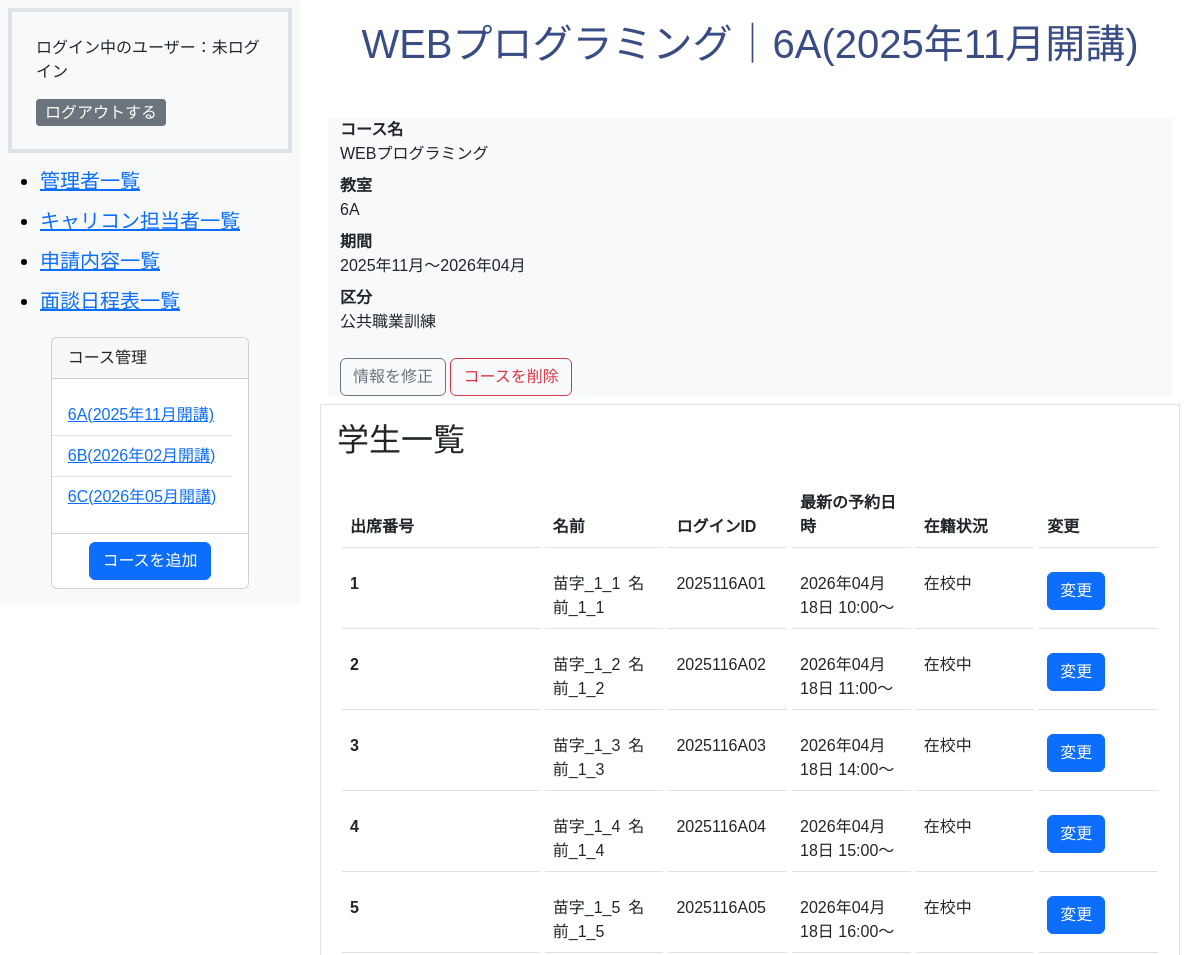
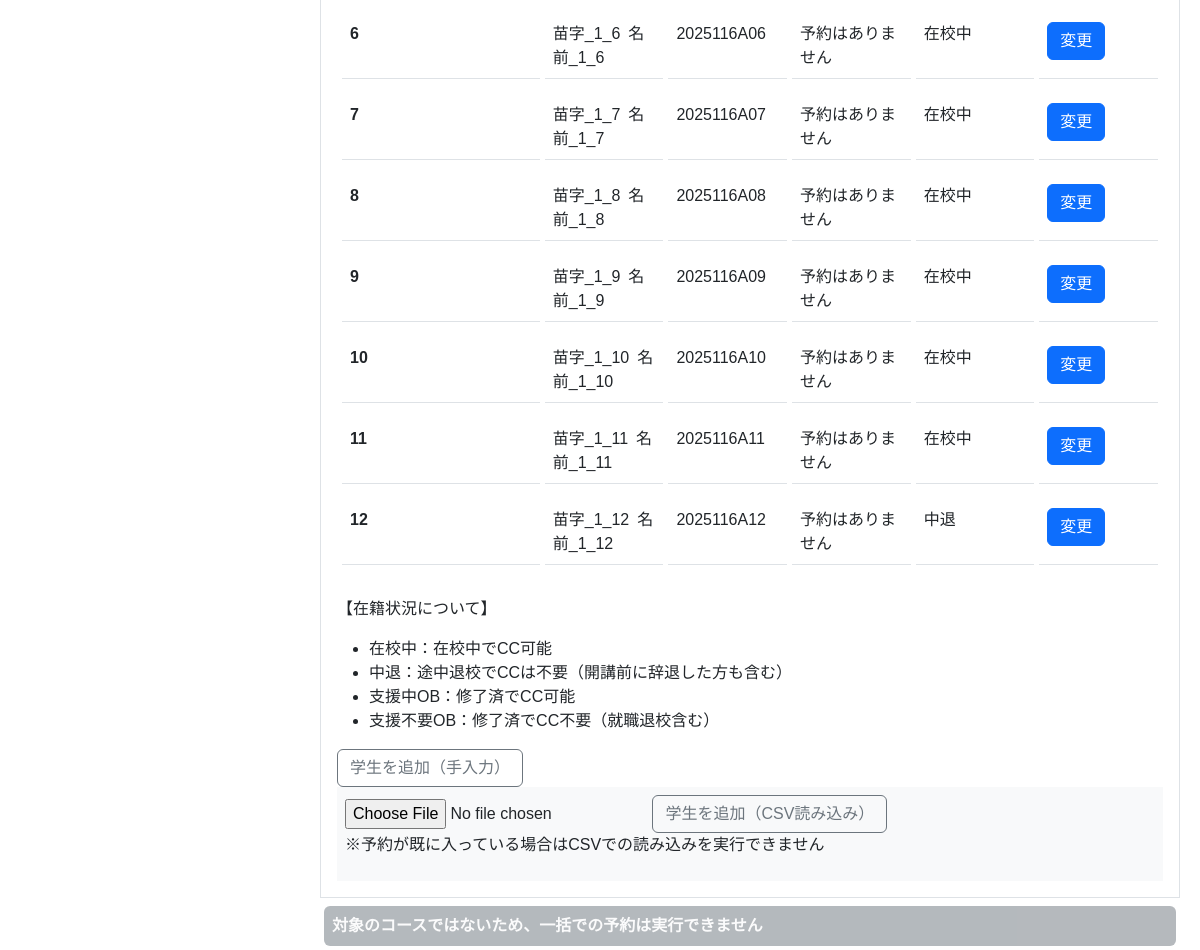
/admin/student.php?course_id=1, run on an earlier commit of the app's database (2 pictures, top to bottom).
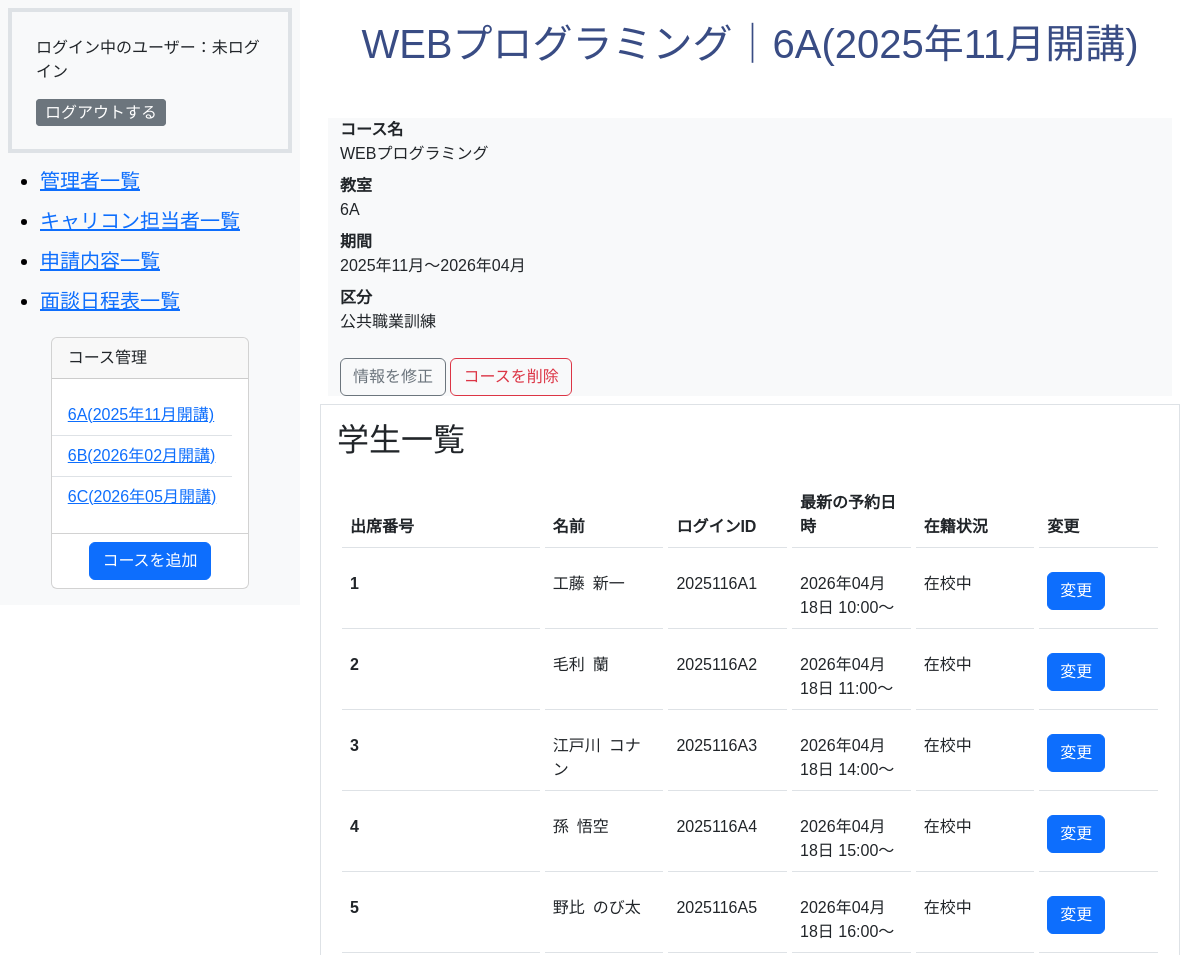
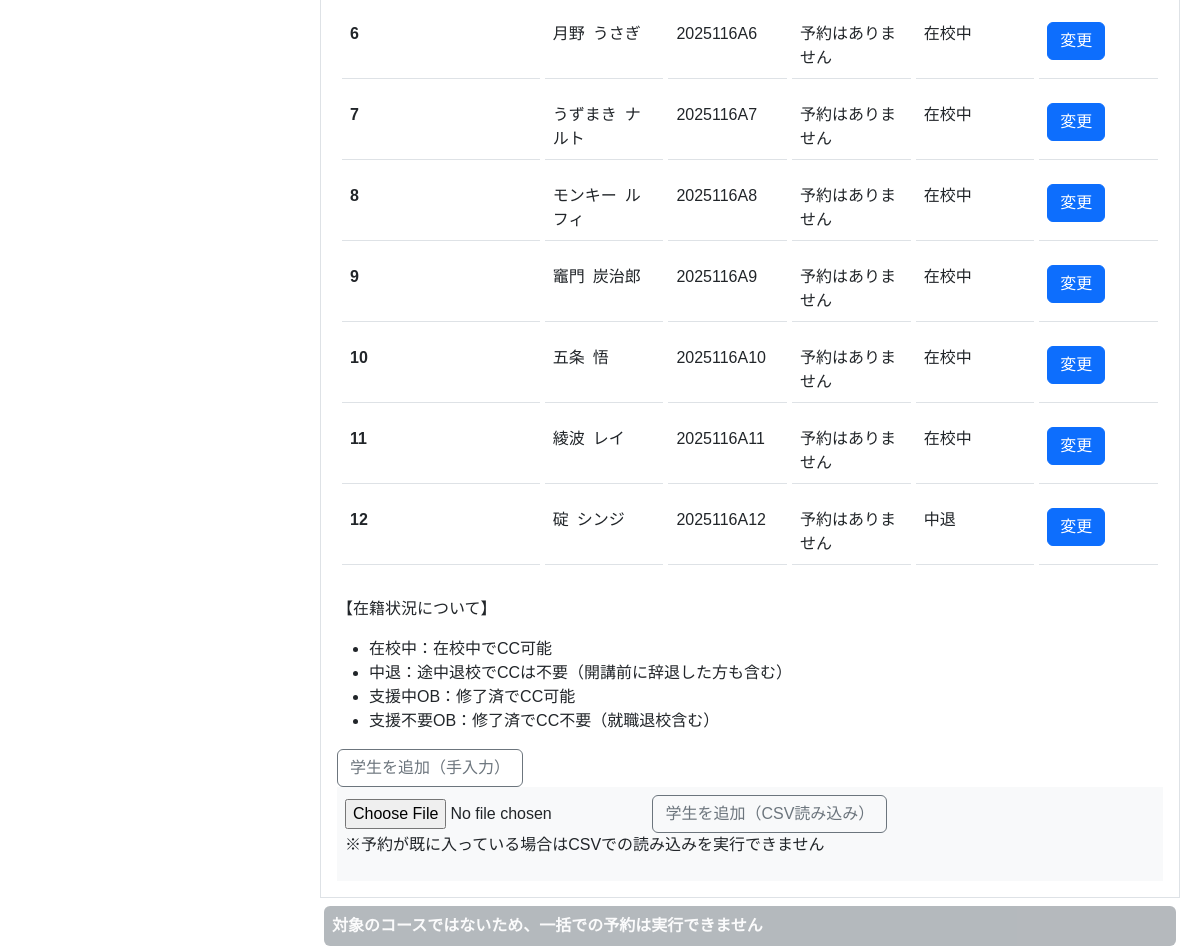
And on a later commit of the database (2 pictures, top to bottom).
### tables this page shows
CREATE TABLE `m_courses` (
  `id` int(11) NOT NULL,
  `name` varchar(255) NOT NULL,
  `start_date` date NOT NULL,
  `end_date` date NOT NULL,
  `course_type` int(11) NOT NULL,
  `classroom_id` int(11) NOT NULL,
  `is_deleted` tinyint(1) NOT NULL DEFAULT 0,
  `created_at` datetime NOT NULL DEFAULT current_timestamp(),
  `updated_at` datetime NOT NULL DEFAULT current_timestamp() ON UPDATE current_timestamp()
);

CREATE TABLE `m_classrooms` (
  `id` int(11) NOT NULL,
  `name` varchar(255) NOT NULL,
  `created_at` datetime NOT NULL DEFAULT current_timestamp(),
  `updated_at` datetime NOT NULL DEFAULT current_timestamp() ON UPDATE current_timestamp()
);

CREATE TABLE `m_students` (
  `id` int(11) NOT NULL,
  `student_no` int(11) NOT NULL,
  `last_name` varchar(255) NOT NULL,
  `first_name` varchar(255) NOT NULL,
  `login_id` varchar(255) NOT NULL,
  `password` varchar(255) NOT NULL,
  `course_id` int(11) NOT NULL,
  `enrollment_id` int(11) NOT NULL,
  `is_deleted` tinyint(1) NOT NULL DEFAULT 0,
  `created_at` datetime NOT NULL DEFAULT current_timestamp(),
  `updated_at` datetime NOT NULL DEFAULT current_timestamp() ON UPDATE current_timestamp()
);

### includes/functions.php (called while the page is built, shortened)
<?php
function db_connect()
{
    try {
        $dsn = 'mysql:dbname=' . DB_NAME . ';host=' . DB_HOST . ';charset=utf8mb4';
        $db = new PDO($dsn, DB_USER, DB_PASS);
        $db->setAttribute(PDO::ATTR_ERRMODE, PDO::ERRMODE_EXCEPTION);
        $db->setAttribute(PDO::ATTR_EMULATE_PREPARES, false);
        $db->setAttribute(PDO::ATTR_DEFAULT_FETCH_MODE, PDO::FETCH_ASSOC);
        return $db;
    } catch (PDOException $e) {
        exit('DB接続エラー: ' . $e->getMessage());
    }
}
function h($string)
{
    return htmlspecialchars($string, ENT_QUOTES, 'UTF-8');
}
function format_date($datetime, $type)
{
    $format_types = [
        1 => 'Y年m月d日 H:i:s',
        2 => 'Y年m月',
        3 => 'm月d日',
        4 => 'Y年m月d日',
        5 => 'Y',
        6 => 'm',
    ];
    return date($format_types[$type], strtotime($datetime));
}
function get_classrooms_list()
{
    $room = array();
    try {
        $db = db_connect();
        $sql = 'SELECT * FROM m_classrooms';
        $stmt = $db->prepare($sql);
        $stmt->execute();
        $result = $stmt->fetchAll(PDO::FETCH_ASSOC);
        foreach ($result as $row) {
            $room[$row['id']] = $row['name'];
        }
        return $room;
    } catch (PDOException $e) {
        exit('エラー: ' . $e->getMessage());
    }
}
function get_enrollments_list()
{
    $enrollments_types = array();
    try {
        $db = db_connect();
        $sql = 'SELECT * FROM m_enrollments';
        $stmt = $db->prepare($sql);
        $stmt->execute();
        $result = $stmt->fetchAll(PDO::FETCH_ASSOC);
        foreach ($result as $row) {
            $enrollments_types[$row['id']] = $row['name'];
        }
        return $enrollments_types;
    } catch (PDOException $e) {
        exit('エラー: ' . $e->getMessage());
    }
}
function get_slot_list()
{
    $slot_time = [
        0 => '10:00～',
        1 => '11:00～',
        2 => '12:00～',
        3 => '14:00～',
        4 => '15:00～',
        5 => '16:00～',
    ];
    return $slot_time;
}

### admin/student.php (the view, shortened to what this page needs)
<?php
require_once __DIR__ . '/../includes/functions.php';
$db = db_connect();
$course_id = htmlspecialchars($_GET['course_id']);
try {
    $sql = 'SELECT * FROM m_courses WHERE m_courses.id  = :course_id AND m_courses.is_deleted = 0';
    $stmt = $db->prepare($sql);
    $stmt->bindParam(':course_id', $course_id, PDO::PARAM_INT);
    $stmt->execute();
    $result = $stmt->fetch(PDO::FETCH_ASSOC);
    $sql = 'SELECT * FROM m_students WHERE m_students.course_id  = :course_id AND m_students.is_deleted = 0';
    $stmt = $db->prepare($sql);
    $stmt->bindParam(':course_id', $course_id, PDO::PARAM_INT);
    $stmt->execute();
    $student_result = $stmt->fetchAll(PDO::FETCH_ASSOC);
    $sql = 'SELECT carcon_reservation_details.student_id as student_id,carcon_reservation_details.meeting_type as meeting_type,carcon_reservation_details.slot_index as slot_index,carcon_lines.date as date FROM carcon_reservation_details INNER JOIN carcon_reservations ON carcon_reservation_details.id = carcon_reservations.carcon_reservation_detail_id INNER JOIN carcon_lines ON carcon_lines.id = carcon_reservations.carcon_line_id ORDER BY carcon_lines.date DESC';
    $stmt = $db->prepare($sql);
    $stmt->execute();
    $reservation_result = $stmt->fetchAll(PDO::FETCH_ASSOC);
    $checkSql = "SELECT 1 FROM carcon_reservations r INNER JOIN carcon_reservation_details d ON r.carcon_reservation_detail_id = d.id INNER JOIN m_students s ON d.student_id = s.id WHERE s.course_id = :course_id LIMIT 1";
    $checkStmt = $db->prepare($checkSql);
    $checkStmt->bindValue(':course_id', $course_id, PDO::PARAM_INT);
    $checkStmt->execute();
    $alreadyExists = $checkStmt->fetch() ? true : false;
} catch (PDOException $e) {
    exit('エラー:' . $e->getMessage());
}
$type = get_course_types_list();
$room = get_classrooms_list();
?>
<!DOCTYPE html>
<html lang="ja">
<head>
    <link href="https://cdn.jsdelivr.net/npm/bootstrap@5.3.0/dist/css/bootstrap.min.css" rel="stylesheet">
    <link rel="stylesheet" href="../css/style.css">
</head>
<body class="admin-wrapper">
    <?php
    require dirname(__FILE__) . '/sidebar.php';
    ?>
    <section class="admin-main-wrapper">
        <h1><?php echo h($result['name']) ?>｜<?php echo h($room[$result['classroom_id']]) ?>(<?php echo h(format_date($result['start_date'], 2)) ?>開講)</h1>
        <form class="row card-body bg-light m-2" action="./course_del_do.php" method="post" onsubmit="return confirm('このコースを削除してよろしいですか？')">
            <dl>
                <dt class="col-sm-3">コース名</dt>
                <dd class="col-sm-9"><?php echo h($result['name']) ?></dd>
                <dt class="col-sm-3">教室</dt>
                <dd class="col-sm-9"><?php echo h($room[$result['classroom_id']]) ?></dd>
                <dt class="col-sm-3">期間</dt>
                <dd class="col-sm-9"><?php echo h(format_date($result['start_date'], 2)) ?>～<?php echo h(format_date($result['end_date'], 2)) ?></dd>
                <dt class="col-sm-3">区分</dt>
                <dd class="col-sm-9"><?php echo h($type[$result['course_type']]) ?></dd>
            </dl>
            <div>
                <a href="./course_edit.php?course_id=<?php echo h($result['id']) ?>" class="btn btn-outline-secondary  d-inline-block">情報を修正</a>
                <input type="submit" class="btn btn-outline-danger d-inline-block" value="コースを削除">
            </div>
        </form>
        <div class="border p-3 mt-2 mb-2">
            <h2>学生一覧</h2>
            <table class="table table-hover">
                <thead>
                    <tr>
                        <th scope="col">出席番号</th>
                        <th scope="col">名前</th>
                        <th scope="col">ログインID</th>
                        <th scope="col">最新の予約日時</th>
                        <th scope="col">在籍状況</th>
                        <th scope="col">変更</th>
                    </tr>
                </thead>
                <tbody>
                    <?php
                    $enrollments = get_enrollments_list();
                    ?>
                    <?php
                    $slot = get_slot_list();
                    foreach ($student_result as $student):
                    ?>
                        <tr>
                            <th scope="row"><?php echo h($student['student_no']) ?></th>
                            <td><?php echo h($student['last_name']) ?>&ensp;<?php echo h($student['first_name']) ?></td>
                            <td><?php echo h($student['login_id']) ?></td>
                            <td>
                                <?php if (!empty($reservation_result)): ?>
                                    <?php foreach ($reservation_result as $reserve): ?>
                                        <?php $text = "予約はありません" ?>
                                        <?php if ($student['id'] == $reserve['student_id']): ?>
                                            <?php $text = h(format_date($reserve['date'], 4)) . "&nbsp;" . h($slot[$reserve['slot_index']]) ?>
                                            <?php break;  ?>
                                        <?php endif; ?>
                                    <?php endforeach; ?>
                                    <?php echo $text; ?>
                                <?php else: ?>
                                    予約はありません
                                <?php endif; ?>
                            </td>
                            <td><?php echo h($enrollments[$student['enrollment_id']]) ?></td>
                            <td><a href="./student_edit.php?student_id=<?php echo h($student['id']) ?>" class="btn btn-primary d-inline-block">変更</a></td>
                        </tr>
                    <?php endforeach; ?>
                </tbody>
            </table>
            <p>【在籍状況について】</p>
            <ul>
                <li>在校中：在校中でCC可能</li>
                <li>中退：途中退校でCCは不要（開講前に辞退した方も含む）</li>
                <li>支援中OB：修了済でCC可能</li>
                <li>支援不要OB：修了済でCC不要（就職退校含む）</li>
            </ul>
            <a href="./student_add.php?course_id=<?php echo h($course_id) ?>" class="btn btn-outline-secondary  d-inline-block">学生を追加（手入力）</a>
            <form action="student_import_do.php" method="post" enctype="multipart/form-data" class="card-body bg-light p-2">
                <input type="file" name="csv_file" accept=".csv" required>
                <button type="submit" class="btn btn-outline-secondary  d-inline-block">学生を追加（CSV読み込み）</button>
                <p>※予約が既に入っている場合はCSVでの読み込みを実行できません</p>
            </form>
        </div>
        <?php if ($result['course_type'] == 1): ?>
            <p class="opacity-50 p-2 m-1 bg-secondary text-light fw-bold rounded">対象のコースではないため、一括での予約は実行できません</p>
        <?php elseif (!$alreadyExists): ?>
            <a href="./required_add.php?course_id=<?php echo h($result['id']) ?>" class="btn btn-outline-secondary d-inline-block mt-2 mb-2">必須キャリコンの一括予約</a>
        <?php else: ?>
            <p class="opacity-50 p-2 m-1 bg-secondary text-light fw-bold rounded">既に予約が作成されているため、一括での予約は実行できません</p>
        <?php endif; ?>
    </section>
</body>
</html>

### admin/sidebar.php (shortened to what this page needs)
<?php
$sql = "SELECT m_courses.id as course_id,m_courses.name as courses_name, m_courses.is_deleted as m_courses_is_deleted,start_date,m_classrooms.name as classroom_name FROM m_courses INNER JOIN m_classrooms ON m_courses.classroom_id = m_classrooms.id  ORDER BY start_date ASC";
$stmt = $db->prepare($sql);
$stmt->execute();
$course_list = $stmt->fetchAll(PDO::FETCH_ASSOC);
?>
<aside class="admin-sidebar-wrapper bg-light p-2">
    <div class="p-4 border border-4">
        <p class="fs-6">ログイン中のユーザー：<?php echo isset($_SESSION['login_admin_id']) ? $_SESSION['staff_name'] : "未ログイン"; ?></p>
        <a href="./logout.php" class="btn btn-secondary btn-sm fs-6 d-inline">ログアウトする</a>
    </div>
    <nav class="navbar navbar-light bg-light">
        <ul>
            <li class="navbar-brand"><a href="staff.php">管理者一覧</a></li>
            <li class="navbar-brand"><a href="carcon_staff.php">キャリコン担当者一覧</a></li>
            <li class="navbar-brand"><a href="index.php">申請内容一覧</a></li>
            <li class="navbar-brand"><a href="schedule.php">面談日程表一覧</a></li>
        </ul>
        <div id="course" class="card pb-2  m-auto">
            <p class="card-header">コース管理</p>
            <ul class="card-body list-group list-group-flush mb-2">
                <?php
                foreach ($course_list as $course):
                ?>
                    <?php if ($course['m_courses_is_deleted'] == 0): ?>
                        <li class="list-group-item"><a href="student.php?course_id=<?php echo h($course['course_id']) ?>"><?php echo h($course['classroom_name']) ?>(<?php echo h(format_date($course['start_date'], 2)) ?>開講)</a></li>
                    <?php endif; ?>
                <?php endforeach; ?>
            </ul>
            <a href="course_add.php" class="btn btn-primary m-auto">コースを追加</a>
        </div>
    </nav>
</aside>

### css/style.css (style rules this page uses)
.admin-wrapper { display: flex; }
.admin-sidebar-wrapper { width: max(300px, 20%); }
.admin-main-wrapper { width: 80%; padding-inline: 20px; padding-block-start: 20px; margin-inline-start: max(300px, 20%); ; }
aside { position: fixed; }
body { font-family: 'LINE Seed JP', sans-serif; }
table { border-collapse: separate; border-spacing: 5px 16px; table-layout: fixed; width: 100%; }
table td, table th { padding: 1.0rem 0.6rem; }
th:first-child, td:first-child { width: 25%; }
h1 { text-align: center; color: #394C84; margin-bottom: 50px; }
.btn { display: flex; justify-content: space-between; align-items: end; white-space: nowrap; }
.navbar { background-color: #F6F8FB; }

What changed in the data, as far as the page shows it:
changed m_students (number 1 of 12 on the later page): last_name "苗字_1_1" → "工藤"; first_name "名前_1_1" → "新一"; login "2025116A01" → "2025116A1"
changed m_students (number 2 of 12 on the later page): last_name "苗字_1_2" → "毛利"; first_name "名前_1_2" → "蘭"; login "2025116A02" → "2025116A2"
changed m_students: last_name "苗字_1_3" → "江戸川"; first_name "名前_1_3" → "コナン"; login "2025116A03" → "2025116A3"
changed m_students (number 4 of 12 on the later page): last_name "苗字_1_4" → "孫"; first_name "名前_1_4" → "悟空"; login "2025116A04" → "2025116A4"
changed m_students: last_name "苗字_1_5" → "野比"; first_name "名前_1_5" → "のび太"; login "2025116A05" → "2025116A5"
changed m_students: last_name "苗字_1_6" → "月野"; first_name "名前_1_6" → "うさぎ"; login "2025116A06" → "2025116A6"
changed m_students: last_name "苗字_1_7" → "うずまき"; first_name "名前_1_7" → "ナルト"; login "2025116A07" → "2025116A7"
changed m_students: last_name "苗字_1_8" → "モンキー"; first_name "名前_1_8" → "ルフィ"; login "2025116A08" → "2025116A8"
changed m_students: last_name "苗字_1_9" → "竈門"; first_name "名前_1_9" → "炭治郎"; login "2025116A09" → "2025116A9"
changed m_students (number 10 of 12 on the later page): last_name "苗字_1_10" → "五条"; first_name "名前_1_10" → "悟"
changed m_students (number 11 of 12 on the later page): last_name "苗字_1_11" → "綾波"; first_name "名前_1_11" → "レイ"
changed m_students "中退": last_name "苗字_1_12" → "碇"; first_name "名前_1_12" → "シンジ"
